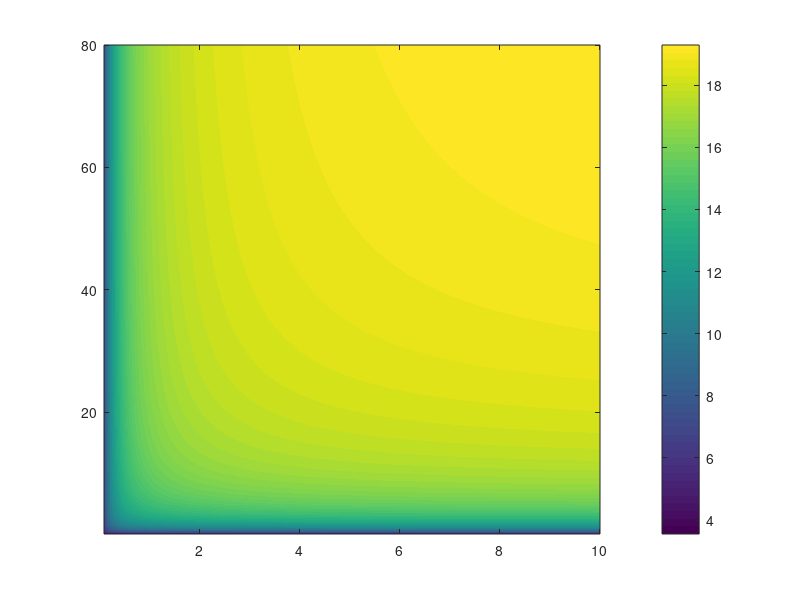

Write MATLAB code to recreate this figure.
clear();

a = 2e-4;
T = 30;
d = 0.3/60;
k = 1/60;
N = 150;

vMin = 0.1;
vMax = 10;
vStep = 0.01;
vRange = vMin:vStep:vMax;

DMin = 0.1;
DMax = 80;
DStep =  0.01;
DRange = DMin:DStep:DMax;

[v,D] = meshgrid(vRange,DRange);

qA = (d.* v .* k);
qB = (2 .* D.*d.*k + 2.*D.*k.*N.*v.*a);
qC = ((2.*d.*D.*v) - (2.*D.*k.*N.*v.*a.*T));

steadyState = (-qB + sqrt(qB.^2 - 4.*qA.*qC))./(2.*qA);

imagesc(vRange,DRange,steadyState)
colorbar
set(gca,'YDir','normal')

min(min(steadyState))
max(max(steadyState))